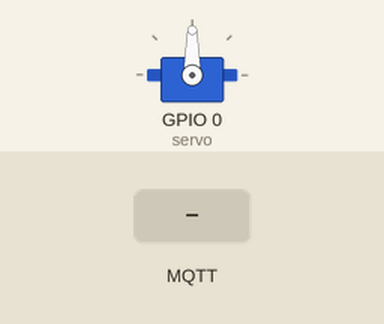
Recording of a sketch running on a simulated ESP8266 (NodeMCU). Shown: servo. The test bench sets the inputs (shaded band). WiFi joins after 1.5 s; servers stay silent unless stated; random numbers use the default seed unless the sketch sets one; no MQTT or app messages arrive unless stated; what the sketch prints to the serial monitor is not drawn.

Above: at 2.7 s.
2.8 s: MQTT message "unlock" arrives on the first subscribed topic
At 4.0 s:
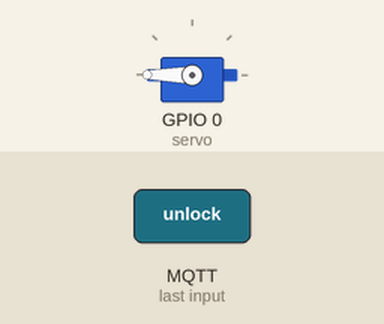
4.3 s: MQTT message "lock" arrives on the first subscribed topic
At 5.2 s:
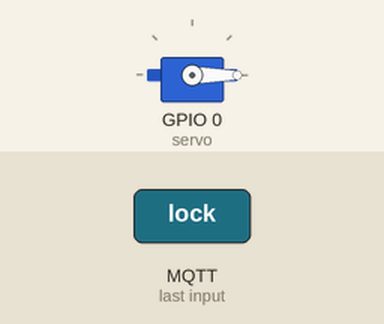
Timing chart, 0 to 7.3 s (numbered marks = the images above; inputs shaded):
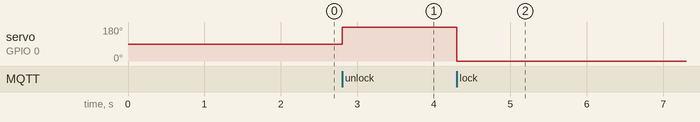

The sketch:

arduino_things.ino
```cpp
#include <ESP8266WiFi.h>
#include <PubSubClient.h>
#include <Servo.h>

//WiFi
const char * WIFI_SSID = "AndroidAP700D";
const char * WIFI_PASS = "pokemon123";

//MQTT
const char * BROKER = "broker.emqx.io";
const int BROKER_PORT = 1883;
const char * READ_TOPIC = "bee3";

WiFiClient espClient;
PubSubClient client(espClient);

#define MSG_BUFFER_SIZE  (50)
char msg_to_publish[MSG_BUFFER_SIZE];

//Servo motor
Servo servo;

bool IsEqualCommand(byte * payload, char * command){
  int count = 0;
  char * curr = command;
  while(*curr)
  {
    count++;
    curr++;
  }

  for (int i = 0; i < count; ++i)
  {

    if ((char)payload[i] != (char)command[i])
    {
      return false;
    }
  }

  return true;
}

void setup_wifi() {
  Serial.println();
  Serial.print("Connecting to ");
  Serial.println(WIFI_SSID);

  WiFi.mode(WIFI_STA);
  WiFi.begin(WIFI_SSID, WIFI_PASS);
  servo.attach(0);

  while (WiFi.status() != WL_CONNECTED) {
    Serial.print(".");
    delay(500);
  }

  Serial.println("");
  Serial.println("WiFi connected.");
  Serial.println("IP address: ");
  Serial.println(WiFi.localIP());
}

void reconnect() {
  while(!client.connected()) {
    Serial.print("Attempting MQTT connection...");
    // Create a random client ID
    String clientId = "ESP8266Client-";
    clientId+= String(random(0xffff), HEX);

    if(client.connect(clientId.c_str())) {
      Serial.println("connected");
      client.publish(READ_TOPIC, "Hello! Unorthobox is up and running!");
      client.subscribe(READ_TOPIC);
    } else {
      Serial.print("failed, rc=");
      Serial.print(client.state());
      Serial.println(" try again in 5 seconds");
      delay(5000);
    }
  }
}

void callback(char *topic, byte *payload, unsigned int length) { //Sets the callback (What should esp do when it receives a message)
    Serial.print("Message arrived in topic: ");
    Serial.println(topic);
    Serial.print("Message: ");
    String message;
    for (int i = 0; i < length; i++) {
        message = message + (char) payload[i];  // convert *byte to string
    }
    Serial.println(message);

    if(message == "unlock"){
      //Turn the servo to unlock box
      Serial.println("Unlocking... turning off");
      servo.write(180);
    }
    else if(message == "lock"){
      //Turn the servo to lock box
      Serial.println("Locking.... turning on");
      servo.write(0);
    }

}

void setup(){
  Serial.begin(115200);
  pinMode(0, OUTPUT);
  digitalWrite(0, HIGH);
  setup_wifi(); //Setup wifi
  client.setServer(BROKER, BROKER_PORT);
  client.setCallback(callback);

}

void loop(){
  if(!client.connected()) {
    reconnect();
  }
  client.loop();
}
```

Measured:
- after the input at 2.8 s, servo on GPIO 0 (servo): 90° → 180° at once
- after the input at 4.3 s, servo on GPIO 0 (servo): 180° → 0° at once
